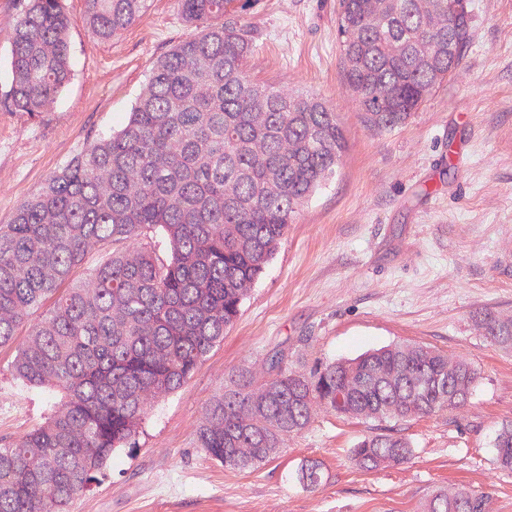
#> input picture example1.tif, 1024 x 1024 px (shown at 1/2 size)
$ python normalizeStaining.py   (older library calls are emulated)
#> lines starting #> are read from the running program, lines starting #| are printed output that depends on the picture
#> further down, img is the input picture: shape (1024, 1024, 3); mean R, G, B 203.9, 151.8, 184.1
import argparse
import numpy as np
from PIL import Image


def normalizeStaining(img, saveFile=None, Io=240, alpha=1, beta=0.15):
    ''' Normalize staining appearence of H&E stained images

    Example use:
        see test.py

    Input:
        I: RGB input image
        Io: (optional) transmitted light intensity

    Output:
        Inorm: normalized image
        H: hematoxylin image
        E: eosin image

    Reference:
        A method for normalizing histology slides for quantitative analysis. M.
        Macenko et al., ISBI 2009
    '''
#> called with saveFile = 'output', Io = 240, alpha = 1, beta = 0.15

    HERef = np.array([[0.5626, 0.2159],
                      [0.7201, 0.8012],
                      [0.4062, 0.5581]])

    maxCRef = np.array([1.9705, 1.0308])

    # define height and width of image
    h, w, c = img.shape
#> h = 1024; w = 1024; c = 3

    # reshape image
    img = img.reshape((-1,3))

    # calculate optical density
    OD = -np.log((img.astype(np.float)+1)/Io)

    # remove transparent pixels
    ODhat = OD[~np.any(OD<beta, axis=1)]

    # compute eigenvectors
    eigvals, eigvecs = np.linalg.eigh(np.cov(ODhat.T))
#> eigvals = [0.00139, 0.00488, 0.0639]; eigvecs = [[0.309, -0.79, -0.529], [-0.594, 0.274, -0.756], [0.743, 0.548, -0.384]]

    #eigvecs *= -1

    #project on the plane spanned by the eigenvectors corresponding to the two
    # largest eigenvalues
    That = ODhat.dot(eigvecs[:,1:3])
#> That = 458534 pairs, first value -0.419 to 0.679, second value -3.01 to -0.264

    phi = np.arctan2(That[:,1],That[:,0])

    minPhi = np.percentile(phi, alpha)
#> minPhi = -1.59
    maxPhi = np.percentile(phi, 100-alpha)
#> maxPhi = -1.2

    vMin = eigvecs[:,1:3].dot(np.array([(np.cos(minPhi), np.sin(minPhi))]).T)
#> vMin = [0.541, 0.752, 0.376]
    vMax = eigvecs[:,1:3].dot(np.array([(np.cos(maxPhi), np.sin(maxPhi))]).T)
#> vMax = [0.209, 0.804, 0.556]

    # a heuristic to make the vector corresponding to hematoxylin first and the
    # one corresponding to eosin second
    if vMin[0] > vMax[0]:
        HE = np.array((vMin[:,0], vMax[:,0])).T
#> HE = [[0.541, 0.209], [0.752, 0.804], [0.376, 0.556]]
    else:
        HE = np.array((vMax[:,0], vMin[:,0])).T

    # rows correspond to channels (RGB), columns to OD values
    Y = np.reshape(OD, (-1, 3)).T

    # determine concentrations of the individual stains
    C = np.linalg.lstsq(HE,Y, rcond=None)[0]

    # normalize stain concentrations
    maxC = np.array([np.percentile(C[0,:], 99), np.percentile(C[1,:],99)])
#> maxC = [1.19, 0.934]
    tmp = np.divide(maxC,maxCRef)
#> tmp = [0.605, 0.906]
    C2 = np.divide(C,tmp[:, np.newaxis])

    # recreate the image using reference mixing matrix
    Inorm = np.multiply(Io, np.exp(-HERef.dot(C2)))
    Inorm[Inorm>255] = 254
    Inorm = np.reshape(Inorm.T, (h, w, 3)).astype(np.uint8)
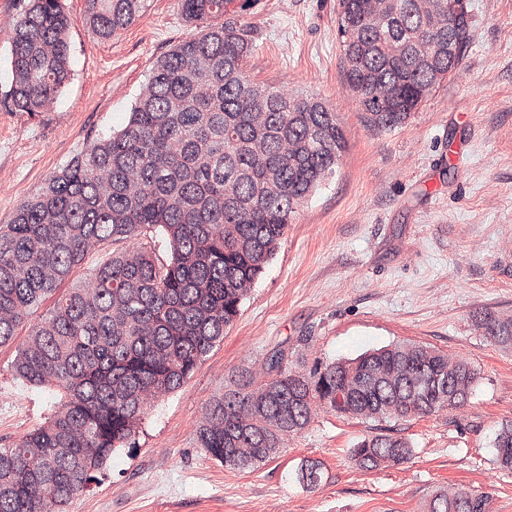
#> Inorm: shape (1024, 1024, 3) (shown at 1/2 size); mean of channels 0, 1, 2 190.4, 143.5, 168.8; drawn as R, G, B

    # unmix hematoxylin and eosin
    H = np.multiply(Io, np.exp(np.expand_dims(-HERef[:,0], axis=1).dot(np.expand_dims(C2[0,:], axis=0))))
    H[H>255] = 254
    H = np.reshape(H.T, (h, w, 3)).astype(np.uint8)
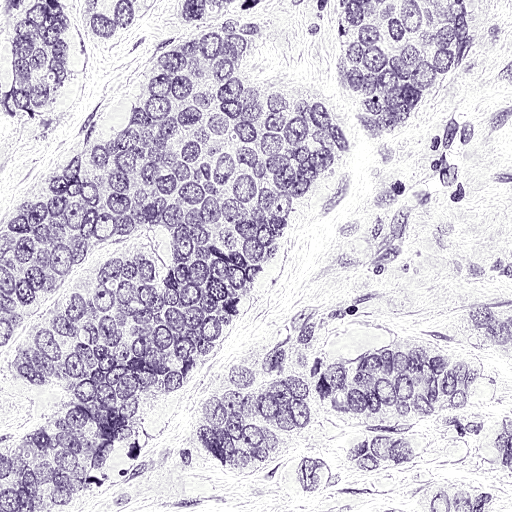
#> H: shape (1024, 1024, 3) (shown at 1/2 size); mean of channels 0, 1, 2 207.2, 200.1, 215.2; drawn as R, G, B

    E = np.multiply(Io, np.exp(np.expand_dims(-HERef[:,1], axis=1).dot(np.expand_dims(C2[1,:], axis=0))))
    E[E>255] = 254
    E = np.reshape(E.T, (h, w, 3)).astype(np.uint8)
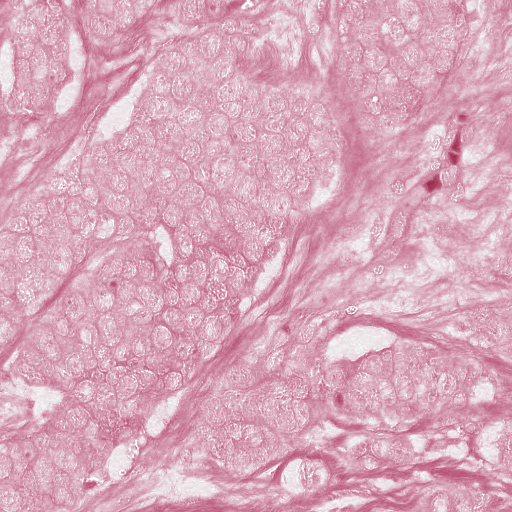
#> E: shape (1024, 1024, 3) (shown at 1/2 size); mean of channels 0, 1, 2 217.4, 169, 187.3; drawn as R, G, B

    if saveFile is not None:
        Image.fromarray(Inorm).save(saveFile+'.png')
        Image.fromarray(H).save(saveFile+'_H.png')
        Image.fromarray(E).save(saveFile+'_E.png')

    return Inorm, H, E


if __name__=='__main__':

    parser = argparse.ArgumentParser()
    parser.add_argument('--imageFile', type=str, default='example1.tif', help='RGB image file')
    parser.add_argument('--saveFile', type=str, default='output', help='save file')
    parser.add_argument('--Io', type=int, default=240)
    parser.add_argument('--alpha', type=float, default=1)
    parser.add_argument('--beta', type=float, default=0.15)
    args = parser.parse_args()

    img = np.array(Image.open(args.imageFile))

    normalizeStaining(img = img,
                      saveFile = args.saveFile,
                      Io = args.Io,
                      alpha = args.alpha,
                      beta = args.beta)

$ run again, with example2.tif copied over example1.tif
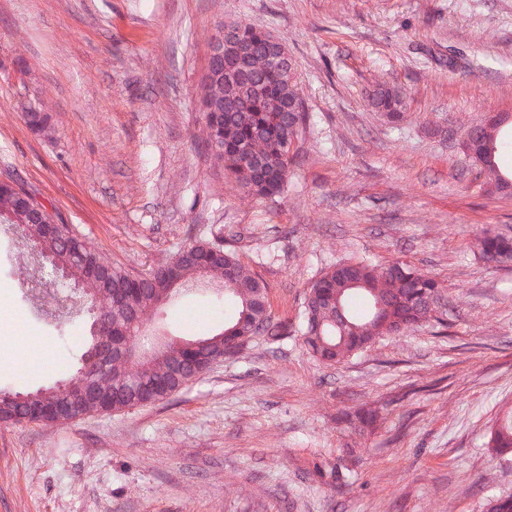
#> input picture example2.tif, 1024 x 1024 px (shown at 1/2 size)
#> img is the input picture: shape (1024, 1024, 3); mean R, G, B 201.9, 136.6, 168.7
#> eigvals = [0.0017, 0.00574, 0.1]; eigvecs = [[0.376, -0.805, -0.46], [-0.607, 0.161, -0.778], [0.7, 0.572, -0.428]]
#> That = 483368 pairs, first value -0.417 to 0.688, second value -2.63 to -0.288
#> minPhi = -1.59
#> maxPhi = -1.25
#> vMin = [0.471, 0.776, 0.42]
#> vMax = [0.178, 0.788, 0.589]
#> HE = [[0.471, 0.178], [0.776, 0.788], [0.42, 0.589]]
#> maxC = [1.52, 1.12]
#> tmp = [0.769, 1.09]
#> in normalizeStaining, `H = np.reshape(H.T, (h, w, 3)).astype(np.uint8)`:
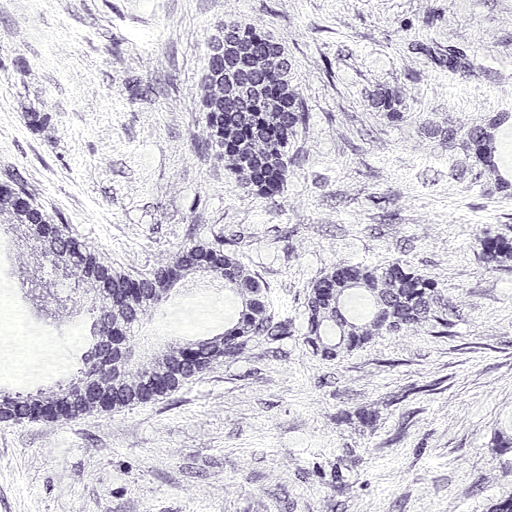
#> H: shape (1024, 1024, 3) (shown at 1/2 size); mean of channels 0, 1, 2 206.9, 199.7, 214.8; drawn as R, G, B
#> in normalizeStaining, `E = np.reshape(E.T, (h, w, 3)).astype(np.uint8)`:
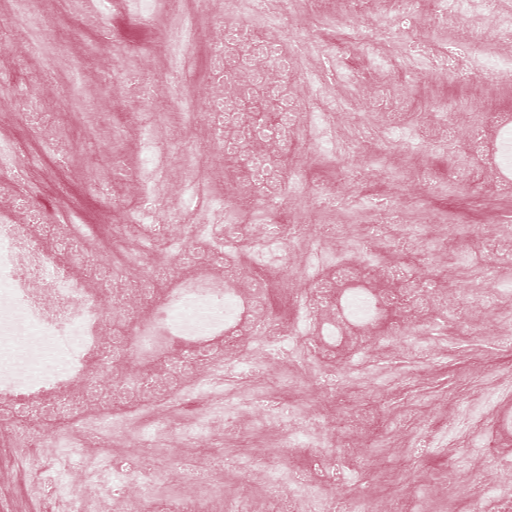
#> E: shape (1024, 1024, 3) (shown at 1/2 size); mean of channels 0, 1, 2 216.8, 167.4, 186; drawn as R, G, B
